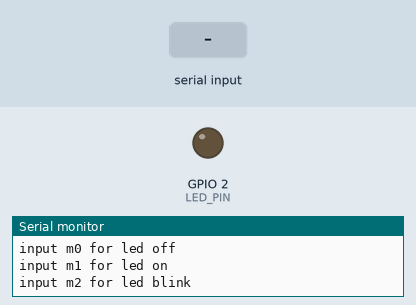
A sketch run on a simulated ESP32. Shown: output pins drawn as LEDs (lit = HIGH), the last lines printed to the serial monitor. The test bench sets the inputs (shaded band).

Above: at 1.2 s.
1.3 s: "m" received over Serial
At 3.5 s:
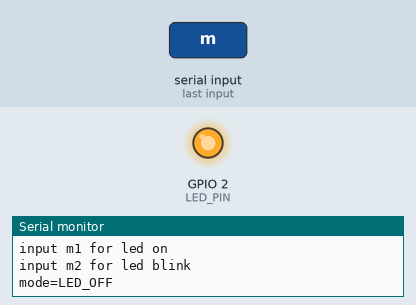
3.8 s: "m90\n" received over Serial
Timing chart, 0 to 6.8 s (numbered marks = the images above; inputs shaded):
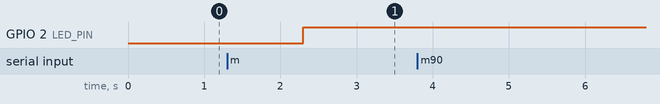

The sketch:

231102.ino
```cpp
#include <Ticker.h>
#define LED_PIN LED_BUILTIN
#define LED_OFF 0
#define LED_ON 1
#define LED_BLINK 2

Ticker tickerLed;

bool onVal=LOW;
bool offVal=HIGH;

int mode;
int onMil=3000;
int offMil=500;

volatile bool blinkOn;
volatile unsigned long nextMil;

void ICACHE_RAM_ATTR ledISR(){
  if(mode == LED_BLINK){
    if (blinkOn && millis() > nextMil){
      digitalWrite(LED_PIN, offVal);
      blinkOn = false;
      nextMil = millis() + offMil;
    }
    else if (!blinkOn && millis() > nextMil){
      digitalWrite(LED_PIN, onVal);
      blinkOn = true;
      nextMil = millis() + onMil;
    }
  }
}

void setup() {
  // put your setup code here, to run once:
  Serial.begin(115200);
  Serial.println();

  Serial.println("input m0 for led off");
  Serial.println("input m1 for led on");
  Serial.println("input m2 for led blink");
 //등록
  pinMode(LED_PIN,OUTPUT);
}

void loop() {
  // put your main code here, to run repeatedly:
  while(Serial.available()){
    char c=Serial.read();
    if (c=='m'){
      int val=Serial.parseInt();
      switch(val){
        case 0: mode=LED_OFF;
          digitalWrite(LED_PIN,offVal);
          Serial.println("mode=LED_OFF");
          break;
        case 1: mode=LED_ON;
          digitalWrite(LED_PIN,onVal);
          Serial.println("mode=LED_ON");
          break;
        case 2: mode=LED_BLINK;
           digitalWrite(LED_PIN,onVal);
           blinkOn=true;
           nextMil=millis()+onMil;
           Serial.println("mode=LED_BLINK");
           break;
        default:
          Serial.println("mode ERROR!");
          continue;
      }
    }
  }
  ledISR();
}
```

Measured:
- after the input at 1.3 s, GPIO 2 (LED_PIN): LOW → HIGH after 1.0 s
